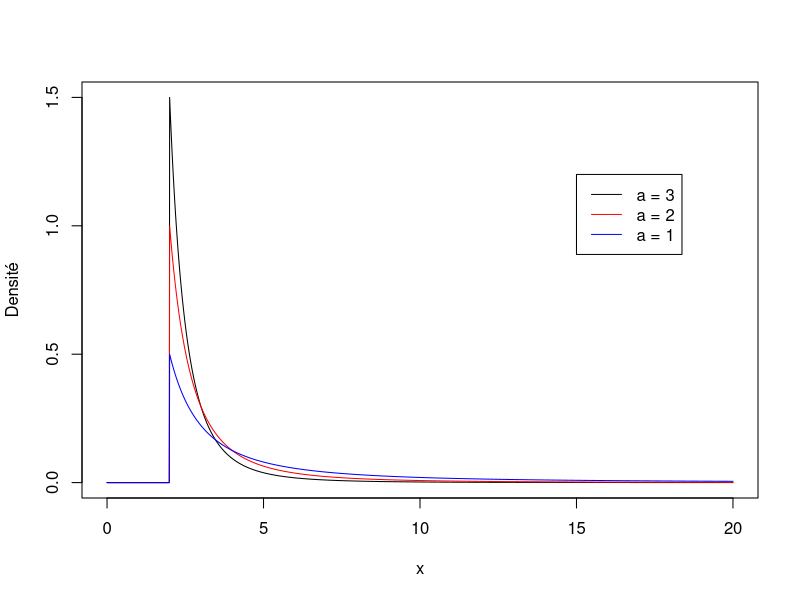

The R script that drew this image:
## ---- chunk 1
#Option pour que le code ne soit pas affiché lors du knit
knitr::opts_chunk$set(echo = FALSE)
## ---- chunk 2
### Fonction de densité de l'énoncé
F_x <- function(x, a, b){
  return(ifelse(x >= b,(a*b^a)/(x^(a+1)),0))
}
## ---- chunk 3
F_x(x=1,a=2,b=2)
## ---- chunk 4
#Plage x sur laquelle on va représenter nos fonctions
x <- seq(0,20,0.01)

#Représentation graphique de nos 3 fonction
plot(x, F_x(x=x,a=3,b=2), type='l', xlab='x', ylab='Densité')
lines(x, F_x(x=x,a=2,b=2), type='l', col='red')
lines(x, F_x(x=x,a=1,b=2), type = 'l', col='blue')
legend(15, 1.2, legend=c('a = 3', 'a = 2', 'a = 1'), col=c('black', 'red', 'blue'), lty=rep(1,3), cex=1)
## ---- chunk 5


